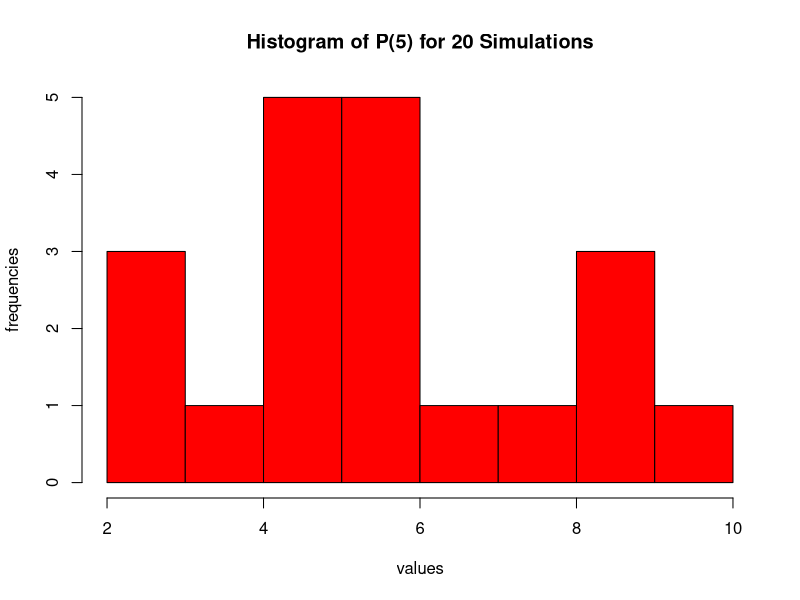
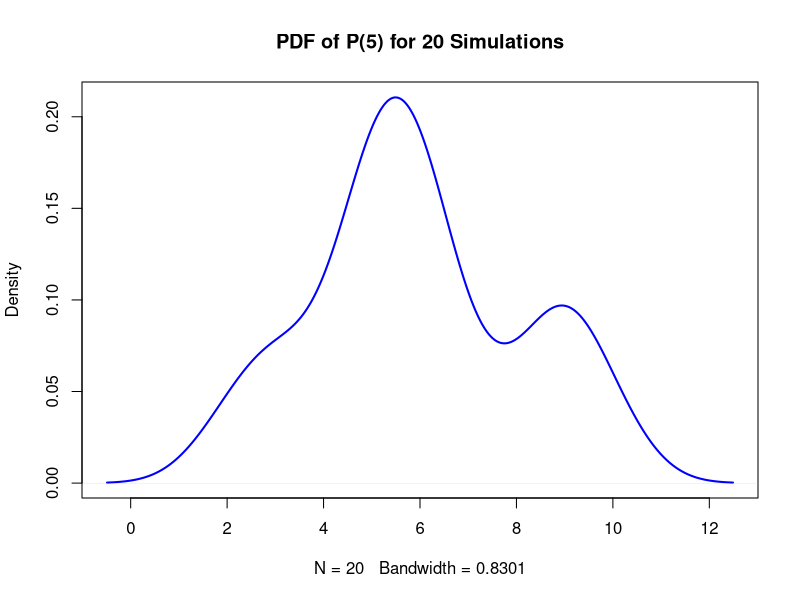
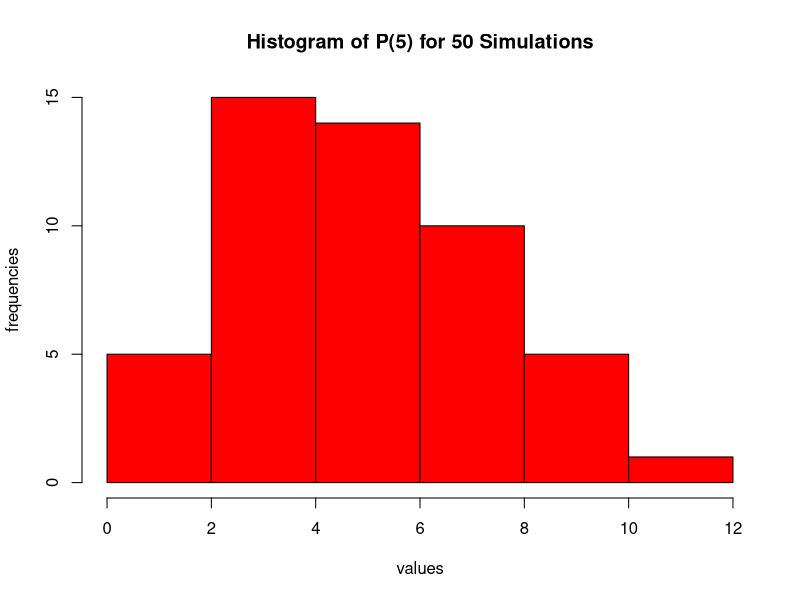
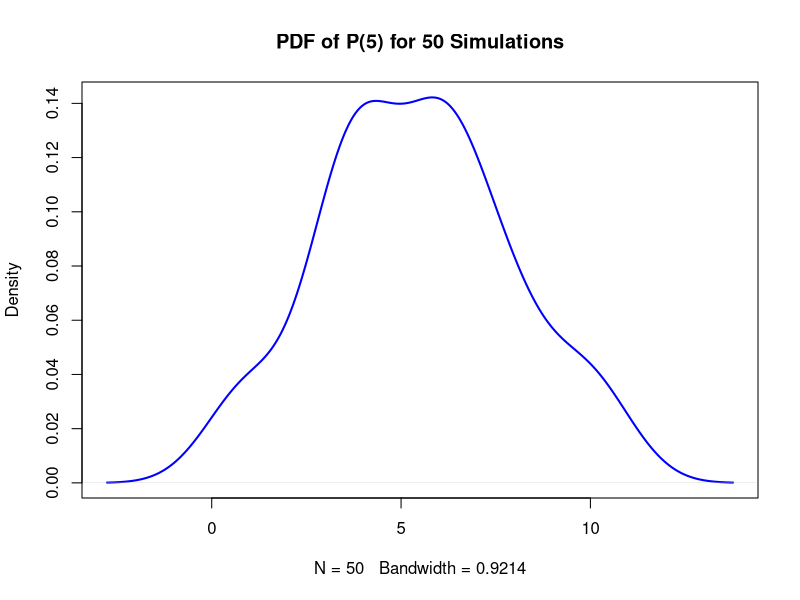
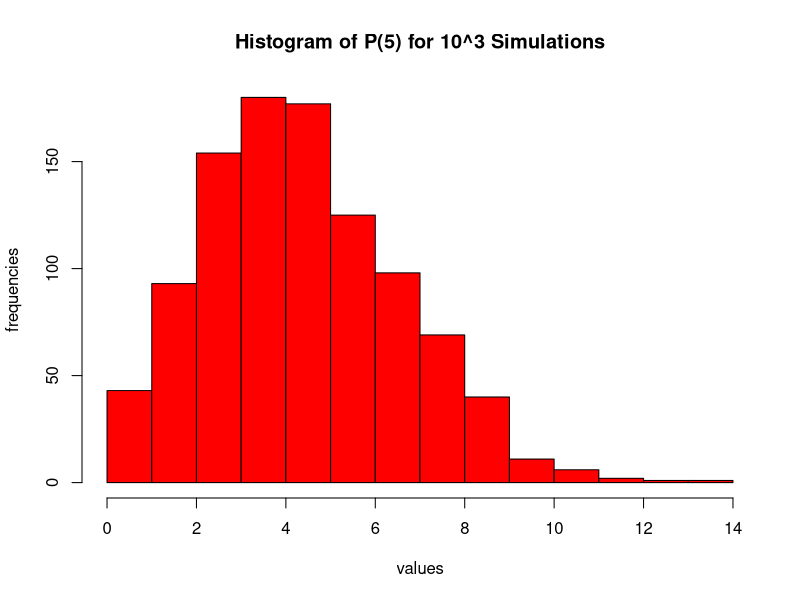
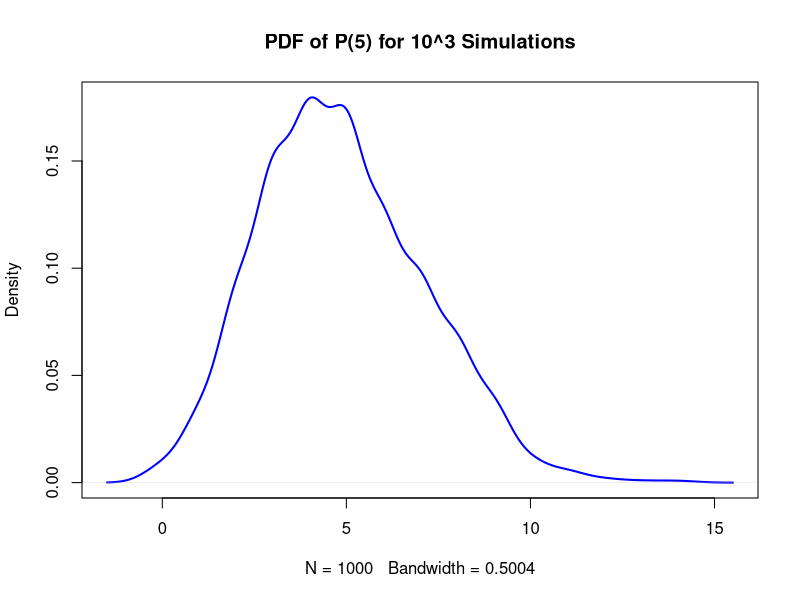
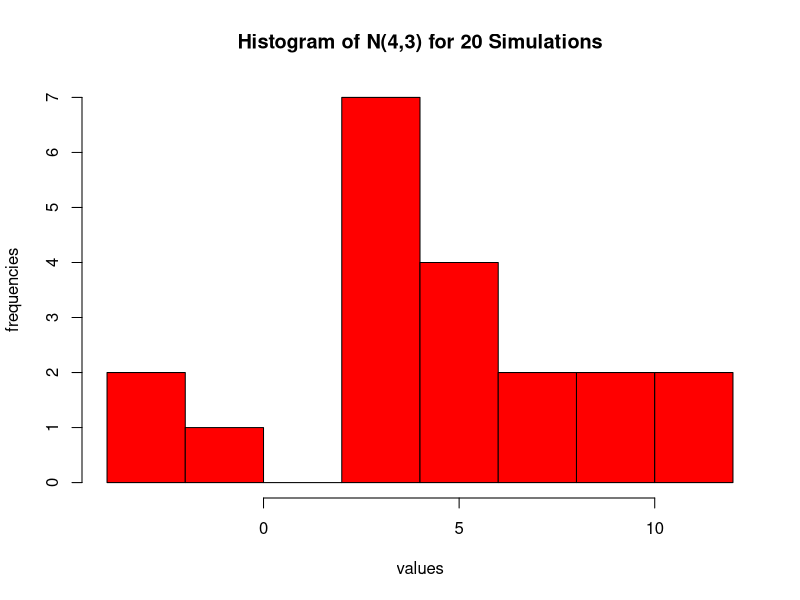
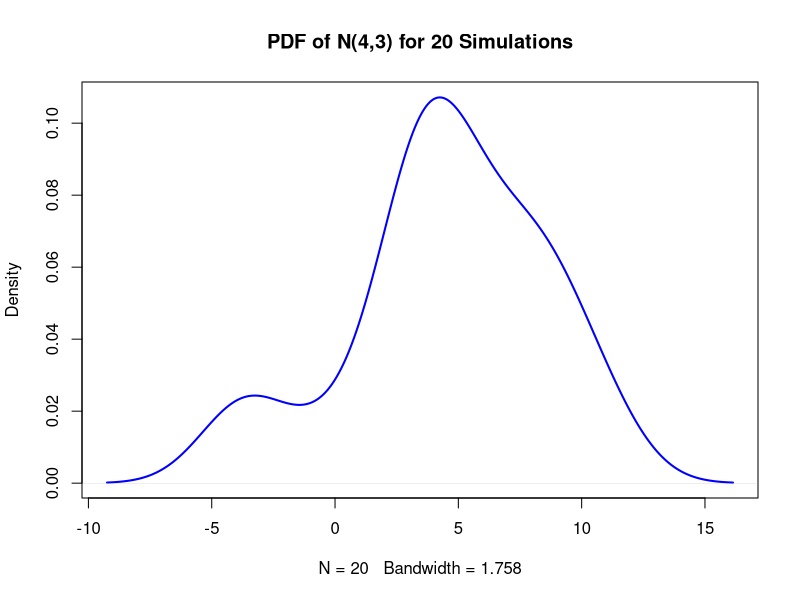

Source code (R) for these figures, in order:
## ---- chunk 1
# Generate 20 random variables from the Poisson distribution with lambda = 5, and do this for 50 random variables, and then finally for a large number

set.seed(42)

pois_data = rpois(20, 5)

sim1_pois = rpois(50, 5)

sim2_pois = rpois(1000, 5)

# Histograms

hist(pois_data, col = "red", xlab="values", ylab="frequencies", main="Histogram of P(5) for 20 Simulations")

plot(density(pois_data), col="blue", lwd=2, 
     main= "PDF of P(5) for 20 Simulations")

hist(sim1_pois, col = "red", xlab="values", ylab="frequencies", main="Histogram of P(5) for 50 Simulations")

plot(density(sim1_pois), col="blue", lwd=2, 
     main= "PDF of P(5) for 50 Simulations")

hist(sim2_pois, col = "red", xlab="values", ylab="frequencies", main="Histogram of P(5) for 10^3 Simulations")

plot(density(sim2_pois), col="blue", lwd=2, 
     main= "PDF of P(5) for 10^3 Simulations")
## ---- chunk 2
# Continuing with the previous simulation, let's investigate the probabilities.

# P(X<=2)

ppois(2, 5)

# P(X=1)

dpois(1,5)

# P(X<x) = 0.03368973 (Finding the quantile)

qpois(0.03368973, 5)
## ---- chunk 3
mean(rpois(20,5))
mean(rpois(50,5))
mean(rpois(1000, 5))
## ---- chunk 4
set.seed(42)

norm_data = rnorm(20, mean=4, sd=3)

sim1_norm = rnorm(50, mean=4, sd=3)

sim2_norm = rnorm(1000, mean=4, sd=3)

# Histograms

hist(norm_data, col = "red", xlab="values", ylab="frequencies", main="Histogram of N(4,3) for 20 Simulations")

plot(density(norm_data), col="blue", lwd=2, 
     main= "PDF of N(4,3) for 20 Simulations")

hist(sim1_norm, col = "red", xlab="values", ylab="frequencies", main="Histogram of N(4,3) for 50 Simulations")

plot(density(sim1_norm), col="blue", lwd=2, 
     main= "PDF of N(4,3) for 50 Simulations")

hist(sim2_norm, col = "red", xlab="values", ylab="frequencies", main="Histogram of N(4,3) for 10^3 Simulations")

plot(density(sim2_norm), col="blue", lwd=2, 
     main= "PDF of N(4,3) for 10^3 Simulations")
## ---- chunk 5
# Checking parameter values

mean(norm_data)
mean(sim1_norm)
mean(sim2_norm)
## ---- chunk 6
set.seed(42)
N = rnorm(1000, mean=50, sd=8)# simulate n=1000 from N(50,25)
hist(N, probability=TRUE,col="red",main="Normal distribution")
N.1 = seq(min(N), max(N), length=100)
lines(N.1, dnorm(N.1, mean=50, sd=8))

set.seed(512)
x=rnorm(100,0,1)# real observations
plot(density(x),main=" Simulated vs Real",lwd=2,xlim=c(-7,7),ylim=c(0,0.45))

x1=rnorm(100,0.5,1.5)# simulate 100 observations from N(0.5,1.5)
lines(density(x1),col="red",lwd=2)# plot x1

x2=rnorm(100,1,1)#simulate 100 observations from N(1,1)
lines(density(x2),col="blue",lwd=2)# plot x2

x3=rnorm(100,3,3)#simulate 100 observations from N(3,3)
lines(density(x3),col="green",lwd=2)# plot x3

legend(-6,0.4,c("reale","Sim 1","Sim 2","Sim 3"),fill=c("black","blue","red","green"),box.col="white")
## ---- chunk 7

library(tidyverse)
# Simulate sampling from a uniform distribution
n_samples = 1000
sample_size = 50
uniform_samples = replicate(n_samples, 
                             mean(runif(sample_size, 
                                                   min = 0, max = 1)))

# Create a data frame for plotting
clt_data = data.frame(Sample_Mean = uniform_samples)

# Plot using ggplot2
ggplot(clt_data, aes(x = Sample_Mean)) +
  geom_histogram(aes(y = ..density..),
    bins = 30,
    fill = "lightblue",
    color = "black"
  ) +
  stat_function(
    fun = dnorm, args = list(
      mean = mean(uniform_samples),
      sd = sd(uniform_samples)
    ),
    color = "red", size = 1
  ) +
  labs(
    title = "Central Limit Theorem: Distribution of Sample Means",
    x = "Sample Means",
    y = "Density"
  ) +
  theme_minimal()
## ---- chunk 8

set.seed(42)

# Define the parameters of the discrete mixture distribution
# Example: a mixture of two Poisson distributions

# Component 1: Poisson with lambda = 2
lambda1 = 2
# Component 2: Poisson with lambda = 10
lambda2 = 10

# Mixture proportions
# 70% from component 1, 30% from component 2
mix_probs = c(0.7, 0.3)

# Number of samples to generate
n_samples = 1000

# Initialize an empty vector to store the samples
mixture_samples = numeric(n_samples)

for (i in 1:n_samples) {
  # Step 1: Choose a component based on mixture proportions
  # sample() with prob argument selects an index based on the probabilities
  chosen_component_index = sample(1:length(mix_probs), 1, prob = mix_probs)

  # Step 2: Sample from the chosen discrete distribution
  if (chosen_component_index == 1) {
    mixture_samples[i] = rpois(1, lambda = lambda1) # Sample from Poisson 1
  } else {
    mixture_samples[i] = rpois(1, lambda = lambda2) # Sample from Poisson 2
  }
}

# View the first few samples
head(mixture_samples)

# Visualize the distribution of the samples
hist(mixture_samples, breaks = max(mixture_samples) + 1,
     main = "Histogram of Discrete Mixture Samples",
     xlab = "Value", ylab = "Frequency")
## ---- chunk 9
# Chi-Square

set.seed(42)

n = 1000
nu = 2
X = matrix(rnorm(n*nu), n, nu)^2
y = rowSums(X)
mean(y)
mean(y^2)
## ---- chunk 10
n = 1000 # Number of samples
mix_probs = c(0.6, 0.4) # Mixing probabilities
means = c(0, 5) # Means of the two normal components
sds = c(1, 1.5) # Standard deviations of the two normal components

# Generate component labels
component_labels = sample(1:2, size = n, replace = TRUE, prob = mix_probs)

# Initialize vector for mixture samples
mixture_samples = numeric(n)

# Sample from each component based on labels
for (i in 1:n) {
  if (component_labels[i] == 1) {
    mixture_samples[i] = rnorm(1, mean = means[1], sd = sds[1])
  } else {
    mixture_samples[i] = rnorm(1, mean = means[2], sd = sds[2])
  }
}

# Plot histogram of the simulated mixture
hist(mixture_samples, breaks = 30, main = "Simulated Mixture of Two Normals")
## ---- chunk 11
set.seed(42)
n = 10000
lambda = 2

# Step 1: Generate Uniform(0,1)
u = runif(n)

# Step 2: Apply inverse CDF
x = -log(1 - u) / lambda

# Compare with built-in exponential generator
hist(x, probability=TRUE, col="skyblue", main="Exponential via Inverse Transform")
curve(dexp(x, rate=lambda), add=TRUE, col="red", lwd=2)

# Inspecting the first few newly sampled values.
head(x)
## ---- chunk 12
# Binomial Distribution Example

# Here, we use the inverse CDF method to generate random samples from the Binomial Distribution with success probability 0.3

set.seed(42)

N = 1000
n = 20
p = 0.3

# Obtain binomial CDF

x = 0:n
bcdf = pbinom(x, size = n, prob = p)   

# Generate uniformly distributed random number from U(0,1)

u   = runif(N)                           
idx = findInterval(u, bcdf) + 1  

# Finding the smallest index j with F(x_j) >= u

idx[idx > length(x)] = length(x)  

X = x[idx]                            

# PMF for comparison

bpdf = dbinom(x, size = n, prob = p)

# Plot: histogram (relative freq) vs pmf
hist(X,
     breaks = seq(-0.5, n + 0.5, 1),
     probability = TRUE,
     col = "grey", border = "white",
     main = "Inverse-CDF sampling for Binomial(20, 0.3)",
     xlab = "x")

# Quick numeric check: empirical vs theoretical

relfreq = prop.table(table(factor(X, levels = x)))

cbind(empirical = as.numeric(relfreq), pmf = bpdf)
## ---- chunk 13
set.seed(1)

# Parameters

N     = 1000
alpha = 3
beta  = 2            

# NOTE: this is 'scale' in R (rate = 1/beta)

# True pdf/cdf

x  = seq(0.01, 30, by = 0.01)
y  = dgamma(x, shape = alpha, scale = beta)   

# true density
# Fast (analytic) CDF:

mygam_cdf = pgamma(x, shape = alpha, scale = beta)

## ---- Alternative: numeric CDF (slow; mirrors your integral loop) ----
## Uncomment if you want to literally integrate each point.
# mygam_cdf <- sapply(x, function(a)
#   integrate(function(t) dgamma(t, shape = alpha, scale = beta), 0, a)$value)

# Inverse-CDF sampling on the grid
u   = runif(N)
idx = findInterval(u, mygam_cdf) + 1          # first index with CDF >= u
idx = pmin(idx, length(x))                    # guard when u ~ 1
gamrv = x[idx]

# Comparison sample using rgamma
gam_rnd = rgamma(N, shape = alpha, scale = beta)

# Plots

op = par(mfrow = c(1, 2), mar = c(4,4,3,1))

hist(gamrv, breaks = 15, probability = TRUE, col = "white",
     border = "grey", main = "Gamma r.s. via inverse CDF (grid)",
     xlab = "x", xlim = c(0, 30))

hist(gam_rnd, breaks = 15, probability = TRUE, col = "white",
     border = "grey", main = "Gamma r.s. via rgamma",
     xlab = "x", xlim = c(0, 30))

par(op)
## ---- chunk 14

library(tidyverse)

#White Noise
set.seed(2)
w <- rnorm(500)
plot(w,type='s')
abline(h=0,col='red',lty=2,lwd=2)


#Random Walk
rw <- c(0)
for(i in 2:500){
  rw[i] <- rw[i-1]+sample(c(-1,1),1)
}
plot(rw,type='s')
abline(h=0,col='red',lty=2,lwd=2)


#White Noise Moving average

w3 <- stats::filter(w, filter = rep(1/3, 3), sides = 2) 
plot(w,type='s')
abline(h=0,col='red',lty=2,lwd=2)
lines(w3, col = "blue")

#White Noise Autoregressive
war <- stats::filter(w, filter =c(1,-0.9), method = "recursive")
plot(w,type='s', ylim=c(-6,6))
abline(h=0,col='red',lty=2,lwd=2)
lines(war, col = "blue")
## ---- chunk 15
set.seed(123)
runs = 100000
#runif samples from a uniform distribution
xs = runif(runs,min=-0.5,max=0.5)
ys = runif(runs,min=-0.5,max=0.5)
in.circle = xs^2 + ys^2 <= 0.5^2
mc.pi = (sum(in.circle)/runs)*4
plot(xs,ys,pch='.',col=ifelse(in.circle,"blue","grey")
     ,xlab='',ylab='',asp=1,
     main=paste("MC Approximation of Pi =",mc.pi))
